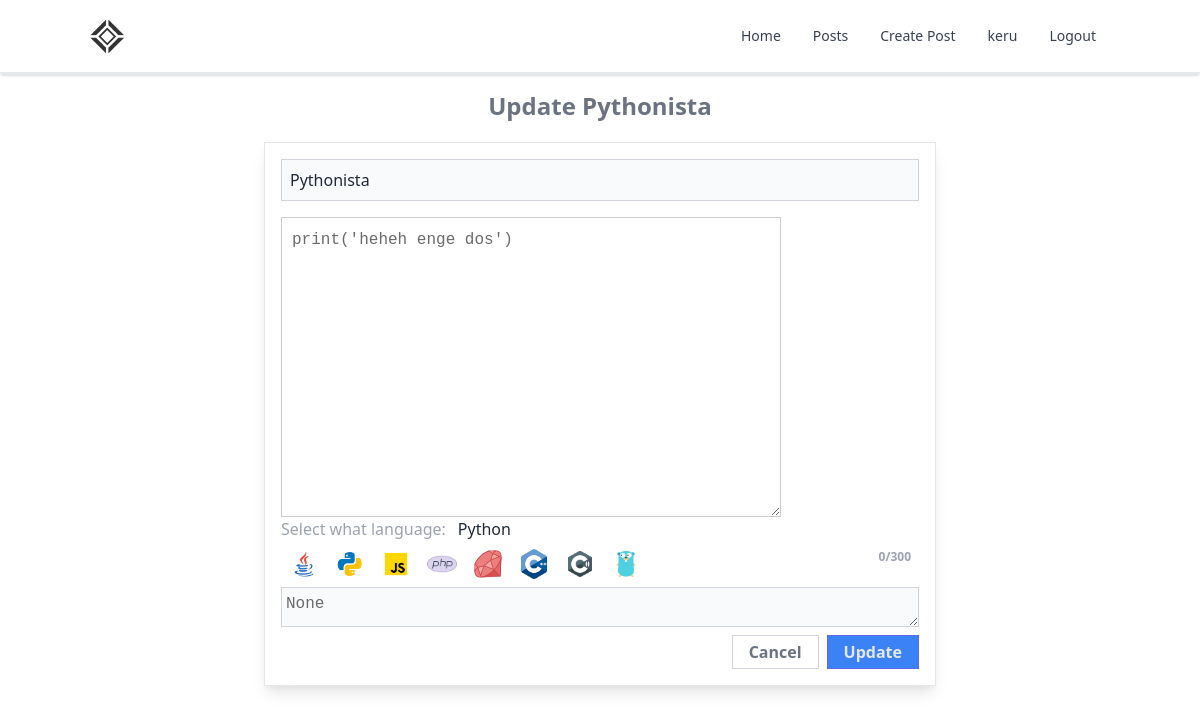
The app's page /update-post/5 (signed in) with its own data.
### base/models.py (models this page shows, shortened)
class Language(models.Model):
    user = models.ForeignKey(User, on_delete=models.CASCADE)
    lang = models.CharField(max_length=50)
    extension = models.CharField(max_length=20)
    source = models.TextField()
    title = models.CharField(max_length=50)
    description = models.TextField(null=True, max_length=200)
    created = models.DateTimeField(auto_now_add=True)
    updated = models.DateTimeField(auto_now=True)
    class Meta:
        ordering = ['-created', '-updated']

class Language_Category(models.Model):
    lang = models.CharField(max_length=200)

### base/views_language.py (the view, shortened to what this page needs)
# urls.py: path('update-post/<int:id>', update_post, name="update-post-page"),
@login_required
def update_post(request, id):
    category = Language_Category.objects.all()
    post = Language.objects.get(id=id)
    return render(request, 'base/update-post.html', {"category": category, "post": post})

### base/templates/base/update-post.html (shortened to what this page needs)
{% extends 'main.html' %}
{% block content %}
<div style="margin-top: 70px;">
    <form method="post" action="{% url 'update-post-page' post.id %}" class="grid">
      <div class="heading text-center font-bold text-2xl text-gray-500 my-5">Update {{post.title}}</div>
      <div class="editor mx-auto w-10/12 flex flex-col text-gray-800 border border-gray-200 p-4 shadow-lg max-w-2xl">
        <input id="title" name="title" class="title bg-gray-50 border border-gray-300 p-2 mb-4 outline-none" spellcheck="false" placeholder="Title" type="text" value="{{post.title}}">
        <textarea id="code-editor" name="source" spellcheck="false">{{post.source}}</textarea>
        <div class="flex items-center">
          <h2 class="text-gray-400">Select what language: </h2>
          <input type="text" value="{{post.lang}}" class="ml-2 rounded-sm px-1" name="lang" id="lang" readonly>
        </div>
        <div class="icons flex text-gray-500 m-2">
            {% for cat in category %}
              <img width="30" onclick="selectLang('{{cat.lang}}')" class="mr-4 cursor-pointer" src="http://localhost:5000/static/base/images/languages/{{cat.lang}}.png" alt="">
            {%endfor%}
            <div class="count ml-auto text-gray-400 text-xs font-semibold">0/300</div>
        </div>
        <textarea name="description" class="description bg-gray-50 sec p-1 mb-2 h-10 w-full border border-gray-300 outline-none" spellcheck="false" placeholder="Description">{{post.description}}</textarea>
        <div class="buttons flex ml-auto">
          <a href="{% url 'post' post.id %}">
            <div class="btn border border-gray-300 p-1 px-4 font-semibold cursor-pointer text-gray-500 ml-auto">
              Cancel
            </div>
          </a>
          <button type="submit" class="btn border border-indigo-500 p-1 px-4 font-semibold cursor-pointer text-gray-200 ml-2 bg-blue-500">Update</button>
        </div>
      </div>
  </form>
</div>
{% endblock %}

### templates/navbar.html (shortened to what this page needs)
{% load static %}
<nav class="bg-white border-gray-200 px-10 py-2.5 rounded dark:bg-gray-900 fixed w-full top-0 left-0 z-10 shadow-sm border-b-4">
    <div class="container flex flex-wrap items-center justify-between mx-auto">
      <a href="{% url 'home_page' %}" class="flex items-center">
          <img src="{% static 'base/images/output.png' %}" class="h-6 mr-3 sm:h-9" alt="Kompayler Logo" />
      </a>
      <div class="hidden w-full md:block md:w-auto" id="navbar-default">
        <ul class="flex flex-col p-4 mt-4 border border-gray-100 rounded-lg bg-gray-50 md:flex-row md:space-x-8 md:mt-0 md:text-sm md:font-medium md:border-0 md:bg-white dark:bg-gray-800 md:dark:bg-gray-900 dark:border-gray-700">
          <li>
            <a href="{% url 'home_page' %}" class="block py-2 pl-3 pr-4 text-gray-700 rounded hover:bg-gray-100 md:hover:bg-transparent md:hover:text-blue-700 rounded md:bg-transparent md:p-0 dark:text-white">Home</a>
          </li>
          <li>
            <a href="{% url 'posts-page' %}" class="block py-2 pl-3 pr-4 text-gray-700 rounded hover:bg-gray-100 md:hover:bg-transparent md:border-0 md:hover:text-blue-700 md:p-0 dark:text-gray-400 md:dark:hover:text-white dark:hover:bg-gray-700 dark:hover:text-white md:dark:hover:bg-transparent">
              Posts
            </a>
          </li>
          <li>
            <a href="{% url 'create-post-page' %}" class="block py-2 pl-3 pr-4 text-gray-700 rounded hover:bg-gray-100 md:hover:bg-transparent md:border-0 md:hover:text-blue-700 md:p-0 dark:text-gray-400 md:dark:hover:text-white dark:hover:bg-gray-700 dark:hover:text-white md:dark:hover:bg-transparent">
              Create Post
            </a>
          </li>
          {% if request.user.is_authenticated %}
          <li>
            <a href="{% url 'profile_page' %}" class="block py-2 pl-3 pr-4 text-gray-700 rounded hover:bg-gray-100 md:hover:bg-transparent md:border-0 md:hover:text-blue-700 md:p-0 dark:text-gray-400 md:dark:hover:text-white dark:hover:bg-gray-700 dark:hover:text-white md:dark:hover:bg-transparent">
              {{request.user.username}}
            </a>
          </li>
            <li>
              <a href="{% url 'logout_page' %}" class="block py-2 pl-3 pr-4 text-gray-700 rounded hover:bg-gray-100 md:hover:bg-transparent md:border-0 md:hover:text-blue-700 md:p-0 dark:text-gray-400 md:dark:hover:text-white dark:hover:bg-gray-700 dark:hover:text-white md:dark:hover:bg-transparent">
                Logout
              </a>
            </li>
          {%endif%}
        </ul>
      </div>
    </div>
  </nav>

### templates/main.html (style rules this page uses)
textarea { font-family: monospace; font-size: 16px; border: 1px solid #ccc; color: #6b6b6b; padding: 10px; width: 500px; height: 300px; }
body { scroll-behavior: smooth; }
html { margin: 0; padding: 0; height: 100%; background-color: white; }

### records on screen
Language: title "Pythonista", source "print('heheh enge dos')", lang "Python", description "None"
Language_Category: lang (picture)
Language_Category: lang (picture)
Language_Category: lang (picture)
Language_Category: shows a picture
Language_Category: lang (picture)
Language_Category: shows a picture
Language_Category: lang (picture)
Language_Category: lang (picture)

### other values on screen
{{ request.user.username }} "keru"
